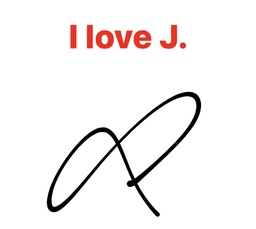
#> input picture Python/LogoChange/sample.jpg, 256 x 229 px, shrunk from 1125 x 1008 before the run, found by its file name
$ python LogoChangeError.py
#> lines starting #> are read from the running program, lines starting #| are printed output that depends on the picture
from PIL import Image
import os
import random

def randomize_colors(image_path, output_folder, num_variations):
#> called with num_variations = 100
    original_image = Image.open(image_path)
#> original_image is the input picture: PIL image 256x229 RGB; mean R, G, B 246, 242.7, 242.4
    width, height = original_image.size
#> width = 256; height = 229

    # Ensure the output folder exists
    os.makedirs(output_folder, exist_ok=True)

    for variation in range(num_variations):
        # Create a copy of the original image
        modified_image = original_image.copy()

        # Randomize RGB values for the entire image
        red_intensity = random.randint(0, 255)
        green_intensity = random.randint(0, 255)
        blue_intensity = random.randint(0, 255)

        # Process every pixel
        for x in range(width):
            for y in range(height):
                # Get pixel color
                current_color = modified_image.getpixel((x, y))

                # Apply the random intensities to each channel
                new_color = (
                    (current_color[0] + red_intensity) % 200,
                    (current_color[1] + green_intensity) % 100,
                    (current_color[2] + blue_intensity) % 50,
                )

                # Put the new color on the pixel
                modified_image.putpixel((x, y), new_color)

        # Save the modified image with a unique filename
        output_path = os.path.join(output_folder, f"variation_{variation + 1}.jpg")
        modified_image.save(output_path)
#> this loop made 100 passes
#> pass 1, in randomize_colors, `modified_image.save(output_path)`:
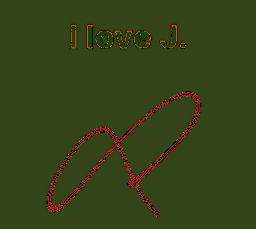
#> saved as variation_1.jpg: PIL image 256x229 RGB; mean R, G, B 54.2, 67.9, 24.5
#> pass 2, in randomize_colors, `modified_image.save(output_path)`:
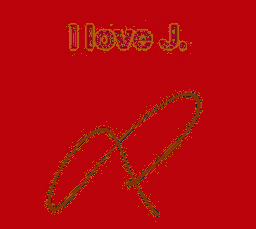
#> saved as variation_2.jpg: PIL image 256x229 RGB; mean R, G, B 183.6, 7.7, 12.5
#> after the loop:
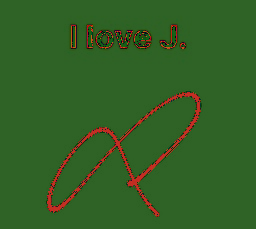
#> modified_image: PIL image 256x229 RGB; mean R, G, B 51, 95.8, 37

if __name__ == "__main__":
    # Specify the path to the input image
    input_image_path = "/Users/liliamarzougui/Desktop/Sample/sample.jpg"

    # Specify the folder where the output images will be saved
    output_folder = "/Users/liliamarzougui/Desktop/Sample/variations1"

    # Specify the number of variations
    num_variations = 100

    # Generate 100 different variations
    randomize_colors(input_image_path, output_folder, num_variations)
